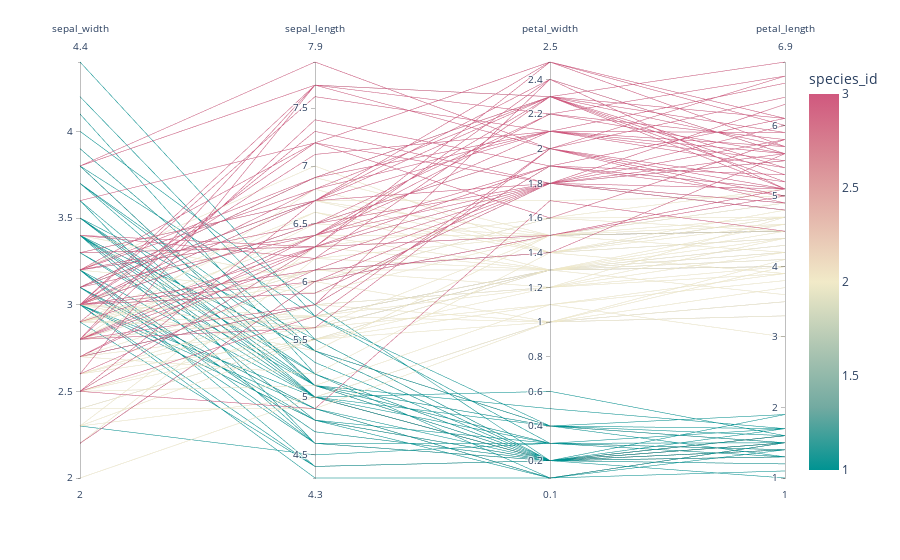

Here is the notebook cell this chart was saved with:
### Code cell
import plotly.express as px
df2 = px.data.iris()
fig = px.parallel_coordinates(df2, color="species_id",
                              dimensions=['sepal_width', 'sepal_length', 'petal_width',
                                          'petal_length'],
                              color_continuous_scale=px.colors.diverging.Tealrose,
                              color_continuous_midpoint=2)
fig.show()

### Figure 1 — Plotly figure (JSON) as saved in the notebook; plotly's stock layout.template omitted (floating-point values rounded to 4 significant figures; data arrays with more than 128 entries replaced by an {"elided": "..."} marker saying what was removed)
{"data": [{"dimensions": [{"label": "sepal_width", "values": {"elided": "150 float values"}}, {"label": "sepal_length", "values": {"elided": "150 float values"}}, {"label": "petal_width", "values": {"elided": "150 float values"}}, {"label": "petal_length", "values": {"elided": "150 float values"}}], "domain": {"x": [0, 1], "y": [0, 1]}, "line": {"color": {"elided": "150 int values"}, "coloraxis": "coloraxis"}, "name": "", "type": "parcoords"}], "layout": {"coloraxis": {"colorbar": {"title": {"text": "species_id"}}, "colorscale": [[0, "rgb(0, 147, 146)"], [0.1667, "rgb(114, 170, 161)"], [0.3333, "rgb(177, 199, 179)"], [0.5, "rgb(241, 234, 200)"], [0.6667, "rgb(229, 185, 173)"], [0.8333, "rgb(217, 137, 148)"], [1, "rgb(208, 88, 126)"]], "cmid": 2}, "legend": {"tracegroupgap": 0}, "margin": {"t": 60}, "autosize": true}}
